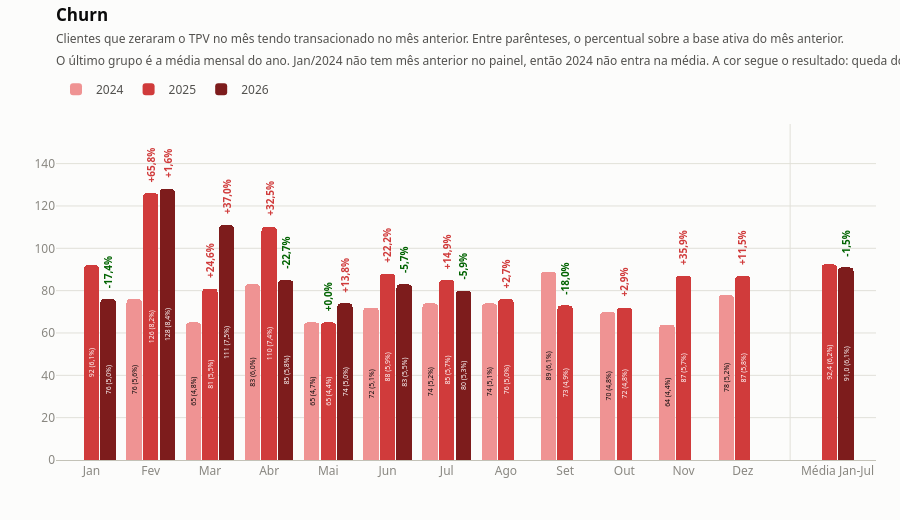

Notebook cell for this chart:
### Markdown cell above
### 4.4 Churn

### Code cell
# -----------------------------------------------------------------------------
# 4.4 Churn
# -----------------------------------------------------------------------------
# Dentro da coluna: o total do mes e, entre parenteses, o indicador dividido pela
# base ativa do mes ANTERIOR. O ultimo grupo traz a MEDIA mensal do ano ate o
# ultimo mes fechado do ano mais recente - por ser media, fica na mesma escala
# das colunas mensais e o grafico mantem um unico eixo.
# Jan/2024 nao tem mes anterior no painel e fica fora do grafico; por isso a
# media de 2024 tambem nao e calculada.

matriz_churn = matriz_ano_mes(df, "flag_churn", desde=df["periodo"].min() + 1)
taxa_churn = matriz_taxa(matriz_churn, BASE_MENSAL)
media_churn, media_taxa_churn, janela_churn = media_ytd(matriz_churn, BASE_MENSAL)
rotulo_churn = f"Média Jan-{MESES_PT[janela_churn[-1] - 1]}"

fig_churn = grafico_colunas_ano(
    matriz_churn, paleta="vermelho",
    titulo="Churn",
    subtitulo="Clientes que zeraram o TPV no mês tendo transacionado no mês anterior. Entre parênteses, o percentual sobre a base ativa do mês anterior.<br>O último grupo é a média mensal do ano. Jan/2024 não tem mês anterior no painel, então 2024 não entra na média. A cor segue o resultado: queda do churn aparece em verde.",
    taxa=taxa_churn, ytd=media_churn, ytd_taxa=media_taxa_churn,
    rotulo_ytd=rotulo_churn, alta_e_boa=False)

print("Churn por ano e mês:")
print(tabela_apoio(matriz_churn, media_churn, taxa_churn, media_taxa_churn,
                   rotulo_ytd=rotulo_churn))

fig_churn

### Figure 1 — Plotly figure (JSON) as saved in the notebook; plotly's stock layout.template omitted (floating-point values rounded to 4 significant figures)
{"data": [{"cliponaxis": false, "customdata": [["Jan", 2024], ["Fev", 2024], ["Mar", 2024], ["Abr", 2024], ["Mai", 2024], ["Jun", 2024], ["Jul", 2024], ["Ago", 2024], ["Set", 2024], ["Out", 2024], ["Nov", 2024], ["Dez", 2024]], "hovertemplate": "<b>%{customdata[0]}/%{customdata[1]}</b><br>%{y:,.0f}<extra></extra>", "insidetextanchor": "middle", "marker": {"color": "#ef9393", "cornerradius": 4, "line": {"width": 0}}, "name": "2024", "text": ["", "76 (5,6%)", "65 (4,8%)", "83 (6,0%)", "65 (4,7%)", "72 (5,1%)", "74 (5,2%)", "74 (5,1%)", "89 (6,1%)", "70 (4,8%)", "64 (4,4%)", "78 (5,2%)"], "textangle": -90, "textfont": {"color": "#0b0b0b", "size": 11}, "textposition": "inside", "type": "bar", "width": 0.26, "x": [-0.28, 0.72, 1.72, 2.72, 3.72, 4.72, 5.72, 6.72, 7.72, 8.72, 9.72, 10.72], "y": [NaN, 76.0, 65.0, 83.0, 65.0, 72.0, 74.0, 74.0, 89.0, 70.0, 64.0, 78.0]}, {"cliponaxis": false, "customdata": [["Jan", 2025], ["Fev", 2025], ["Mar", 2025], ["Abr", 2025], ["Mai", 2025], ["Jun", 2025], ["Jul", 2025], ["Ago", 2025], ["Set", 2025], ["Out", 2025], ["Nov", 2025], ["Dez", 2025]], "hovertemplate": "<b>%{customdata[0]}/%{customdata[1]}</b><br>%{y:,.0f}<extra></extra>", "insidetextanchor": "middle", "marker": {"color": "#d03b3b", "cornerradius": 4, "line": {"width": 0}}, "name": "2025", "text": ["92 (6,1%)", "126 (8,2%)", "81 (5,5%)", "110 (7,4%)", "65 (4,4%)", "88 (5,9%)", "85 (5,7%)", "76 (5,0%)", "73 (4,9%)", "72 (4,8%)", "87 (5,7%)", "87 (5,8%)"], "textangle": -90, "textfont": {"color": "#ffffff", "size": 11}, "textposition": "inside", "type": "bar", "width": 0.26, "x": [0, 1, 2, 3, 4, 5, 6, 7, 8, 9, 10, 11], "y": [92.0, 126.0, 81.0, 110.0, 65.0, 88.0, 85.0, 76.0, 73.0, 72.0, 87.0, 87.0]}, {"cliponaxis": false, "hovertemplate": "<b>Média Jan-Jul 2025</b><br>%{y:,.1f}<extra></extra>", "insidetextanchor": "middle", "marker": {"color": "#d03b3b", "cornerradius": 4, "line": {"width": 0}}, "name": "2025", "showlegend": false, "text": ["92,4 (6,2%)"], "textangle": -90, "textfont": {"color": "#ffffff", "size": 11}, "textposition": "inside", "type": "bar", "width": 0.26, "x": [12.46], "y": [92.43]}, {"cliponaxis": false, "customdata": [["Jan", 2026], ["Fev", 2026], ["Mar", 2026], ["Abr", 2026], ["Mai", 2026], ["Jun", 2026], ["Jul", 2026], ["Ago", 2026], ["Set", 2026], ["Out", 2026], ["Nov", 2026], ["Dez", 2026]], "hovertemplate": "<b>%{customdata[0]}/%{customdata[1]}</b><br>%{y:,.0f}<extra></extra>", "insidetextanchor": "middle", "marker": {"color": "#7d1c1c", "cornerradius": 4, "line": {"width": 0}}, "name": "2026", "text": ["76 (5,0%)", "128 (8,4%)", "111 (7,5%)", "85 (5,8%)", "74 (5,0%)", "83 (5,5%)", "80 (5,3%)", "", "", "", "", ""], "textangle": -90, "textfont": {"color": "#ffffff", "size": 11}, "textposition": "inside", "type": "bar", "width": 0.26, "x": [0.28, 1.28, 2.28, 3.28, 4.28, 5.28, 6.28, 7.28, 8.28, 9.28, 10.28, 11.28], "y": [76.0, 128.0, 111.0, 85.0, 74.0, 83.0, 80.0, NaN, NaN, NaN, NaN, NaN]}, {"cliponaxis": false, "hovertemplate": "<b>Média Jan-Jul 2026</b><br>%{y:,.1f}<extra></extra>", "insidetextanchor": "middle", "marker": {"color": "#7d1c1c", "cornerradius": 4, "line": {"width": 0}}, "name": "2026", "showlegend": false, "text": ["91,0 (6,1%)"], "textangle": -90, "textfont": {"color": "#ffffff", "size": 11}, "textposition": "inside", "type": "bar", "width": 0.26, "x": [12.74], "y": [91]}], "layout": {"annotations": [{"font": {"color": "#d03b3b", "size": 10}, "showarrow": false, "text": "<b>+65,8%</b>", "textangle": -90, "x": 1, "xanchor": "center", "y": 126, "yanchor": "bottom", "yshift": 9}, {"font": {"color": "#d03b3b", "size": 10}, "showarrow": false, "text": "<b>+24,6%</b>", "textangle": -90, "x": 2, "xanchor": "center", "y": 81, "yanchor": "bottom", "yshift": 9}, {"font": {"color": "#d03b3b", "size": 10}, "showarrow": false, "text": "<b>+32,5%</b>", "textangle": -90, "x": 3, "xanchor": "center", "y": 110, "yanchor": "bottom", "yshift": 9}, {"font": {"color": "#006300", "size": 10}, "showarrow": false, "text": "<b>+0,0%</b>", "textangle": -90, "x": 4, "xanchor": "center", "y": 65, "yanchor": "bottom", "yshift": 9}, {"font": {"color": "#d03b3b", "size": 10}, "showarrow": false, "text": "<b>+22,2%</b>", "textangle": -90, "x": 5, "xanchor": "center", "y": 88, "yanchor": "bottom", "yshift": 9}, {"font": {"color": "#d03b3b", "size": 10}, "showarrow": false, "text": "<b>+14,9%</b>", "textangle": -90, "x": 6, "xanchor": "center", "y": 85, "yanchor": "bottom", "yshift": 9}, {"font": {"color": "#d03b3b", "size": 10}, "showarrow": false, "text": "<b>+2,7%</b>", "textangle": -90, "x": 7, "xanchor": "center", "y": 76, "yanchor": "bottom", "yshift": 9}, {"font": {"color": "#006300", "size": 10}, "showarrow": false, "text": "<b>-18,0%</b>", "textangle": -90, "x": 8, "xanchor": "center", "y": 73, "yanchor": "bottom", "yshift": 9}, {"font": {"color": "#d03b3b", "size": 10}, "showarrow": false, "text": "<b>+2,9%</b>", "textangle": -90, "x": 9, "xanchor": "center", "y": 72, "yanchor": "bottom", "yshift": 9}, {"font": {"color": "#d03b3b", "size": 10}, "showarrow": false, "text": "<b>+35,9%</b>", "textangle": -90, "x": 10, "xanchor": "center", "y": 87, "yanchor": "bottom", "yshift": 9}, {"font": {"color": "#d03b3b", "size": 10}, "showarrow": false, "text": "<b>+11,5%</b>", "textangle": -90, "x": 11, "xanchor": "center", "y": 87, "yanchor": "bottom", "yshift": 9}, {"font": {"color": "#006300", "size": 10}, "showarrow": false, "text": "<b>-17,4%</b>", "textangle": -90, "x": 0.28, "xanchor": "center", "y": 76, "yanchor": "bottom", "yshift": 9}, {"font": {"color": "#d03b3b", "size": 10}, "showarrow": false, "text": "<b>+1,6%</b>", "textangle": -90, "x": 1.28, "xanchor": "center", "y": 128, "yanchor": "bottom", "yshift": 9}, {"font": {"color": "#d03b3b", "size": 10}, "showarrow": false, "text": "<b>+37,0%</b>", "textangle": -90, "x": 2.28, "xanchor": "center", "y": 111, "yanchor": "bottom", "yshift": 9}, {"font": {"color": "#006300", "size": 10}, "showarrow": false, "text": "<b>-22,7%</b>", "textangle": -90, "x": 3.28, "xanchor": "center", "y": 85, "yanchor": "bottom", "yshift": 9}, {"font": {"color": "#d03b3b", "size": 10}, "showarrow": false, "text": "<b>+13,8%</b>", "textangle": -90, "x": 4.28, "xanchor": "center", "y": 74, "yanchor": "bottom", "yshift": 9}, {"font": {"color": "#006300", "size": 10}, "showarrow": false, "text": "<b>-5,7%</b>", "textangle": -90, "x": 5.28, "xanchor": "center", "y": 83, "yanchor": "bottom", "yshift": 9}, {"font": {"color": "#006300", "size": 10}, "showarrow": false, "text": "<b>-5,9%</b>", "textangle": -90, "x": 6.28, "xanchor": "center", "y": 80, "yanchor": "bottom", "yshift": 9}, {"font": {"color": "#006300", "size": 10}, "showarrow": false, "text": "<b>-1,5%</b>", "textangle": -90, "x": 12.74, "xanchor": "center", "y": 91, "yanchor": "bottom", "yshift": 9}], "bargap": 0, "barmode": "overlay", "font": {"color": "#52514e", "family": "system-ui, -apple-system, \"Segoe UI\", sans-serif", "size": 12}, "height": 520, "hoverlabel": {"bgcolor": "#fcfcfb", "bordercolor": "#c3c2b7", "font": {"color": "#0b0b0b"}}, "legend": {"font": {"color": "#52514e"}, "orientation": "h", "title": {"text": ""}, "x": 0, "xanchor": "left", "y": 1.06, "yanchor": "bottom"}, "margin": {"b": 60, "l": 56, "r": 24, "t": 124}, "paper_bgcolor": "#fcfcfb", "plot_bgcolor": "#fcfcfb", "separators": ",.", "shapes": [{"line": {"color": "#e1e0d9", "width": 1}, "type": "line", "x0": 11.8, "x1": 11.8, "xref": "x", "y0": 0, "y1": 1, "yref": "y domain"}], "title": {"font": {"color": "#0b0b0b", "size": 17}, "text": "<b>Churn</b><br><span style='font-size:12px;color:#52514e'>Clientes que zeraram o TPV no mês tendo transacionado no mês anterior. Entre parênteses, o percentual sobre a base ativa do mês anterior.<br>O último grupo é a média mensal do ano. Jan/2024 não tem mês anterior no painel, então 2024 não entra na média. A cor segue o resultado: queda do churn aparece em verde.</span>", "x": 0, "xref": "paper", "y": 0.96}, "xaxis": {"linecolor": "#c3c2b7", "range": [-0.6, 13.25], "showgrid": false, "tickfont": {"color": "#898781"}, "tickmode": "array", "ticktext": ["Jan", "Fev", "Mar", "Abr", "Mai", "Jun", "Jul", "Ago", "Set", "Out", "Nov", "Dez", "Média Jan-Jul"], "tickvals": [0, 1, 2, 3, 4, 5, 6, 7, 8, 9, 10, 11, 12.6], "zeroline": false}, "yaxis": {"gridcolor": "#e1e0d9", "range": [0, 158.7], "showline": false, "tickfont": {"color": "#898781"}, "tickformat": ",", "title": {}, "zeroline": false}}}
